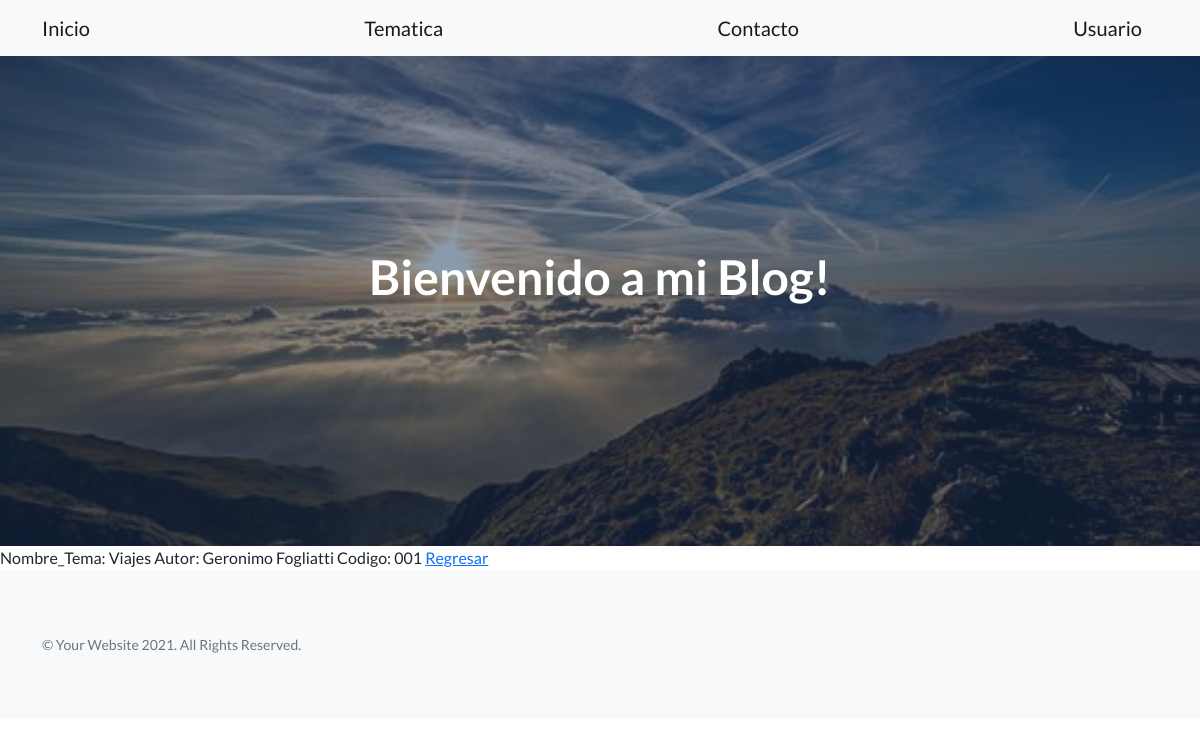
The page /AppFogliatti/tematica/detail/1 on the database its author committed.
### AppFogliatti/models.py (models this page shows)
class Tematica(models.Model):
    nombre_tema=models.CharField(max_length=40)
    autor=models.CharField(max_length=40)
    codigo=models.CharField(max_length=40)

### AppFogliatti/views.py (the view)
# urls.py: path('tematica/detail/<pk>', views.TematicaDetail.as_view(),name='Detail'),
class TematicaDetail(DetailView):
    model = Tematica
    template_name = "AppFogliatti/tematica_detail.html"

### AppFogliatti/templates/AppFogliatti/tematica_detail.html
{% extends "AppFogliatti/padre.html" %}
{% load static %}
{% block contenidoQueCambia %}
Nombre_Tema: {{tematica.nombre_tema}}
Autor: {{tematica.autor}}
Codigo: {{tematica.codigo}}
<a href="{%url 'List'%}">Regresar</a>
{% endblock %}

### rows shown on the page
Tematica: nombre_tema "Viajes", autor "Geronimo Fogliatti", codigo "001"
